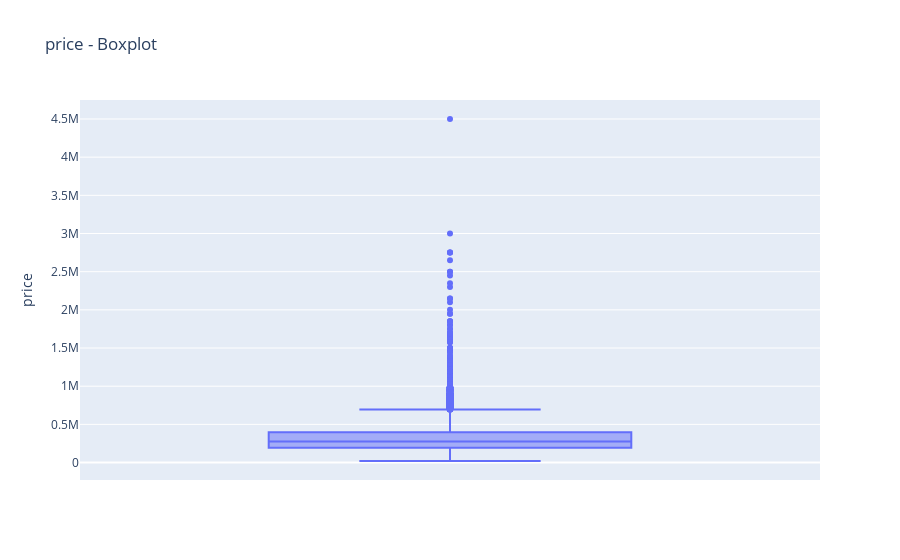
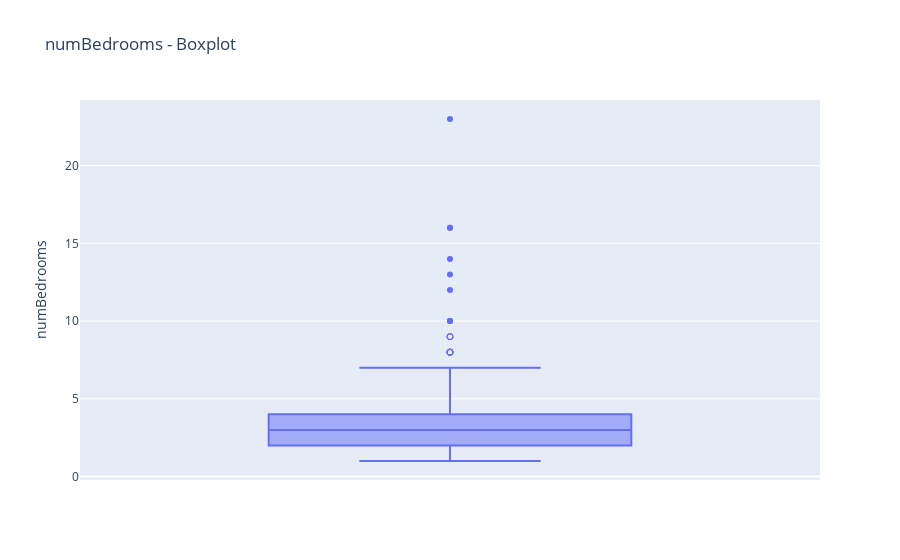
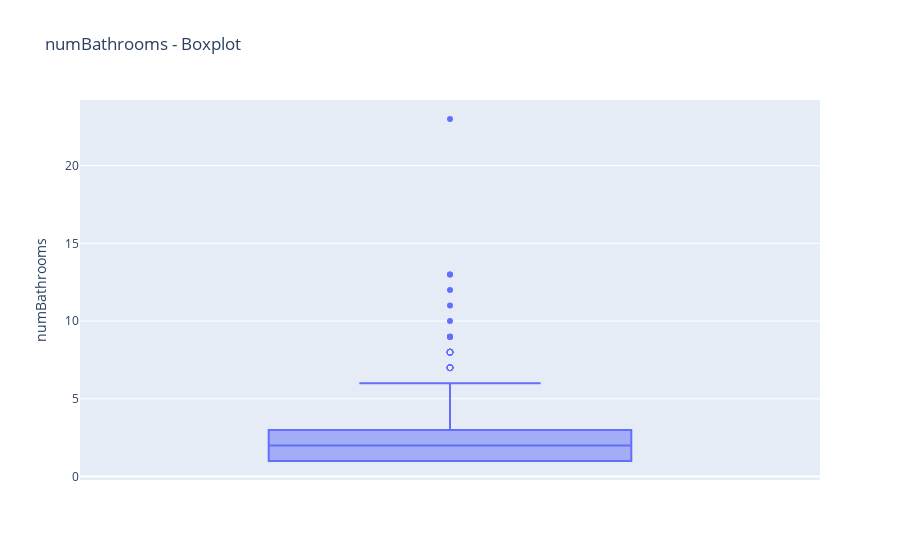
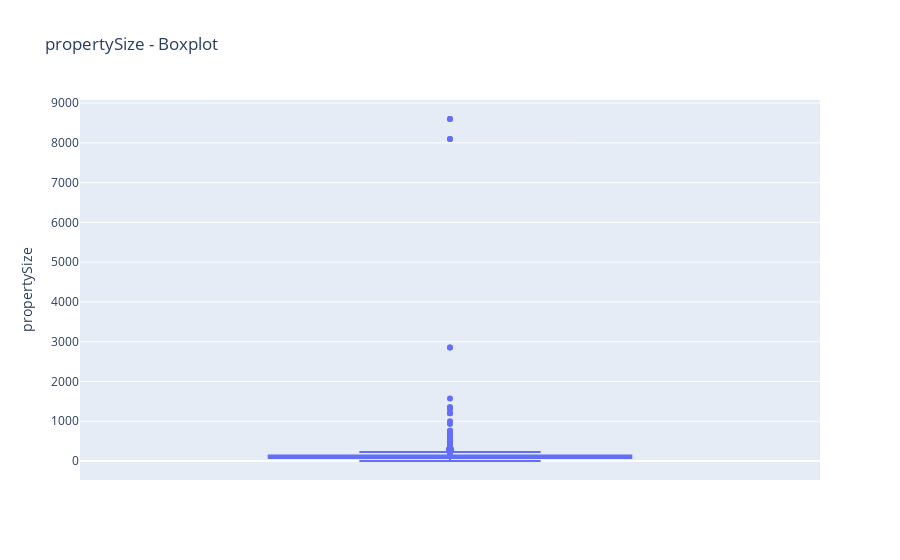

Write notebook code for charts like these, in order.
### Markdown cell above
#### 3.3 Identifying outliers

### Code cell
import plotly.express as px

# first define which columns would be useful to know about outliers
outlier_cols = ['price', 'numBedrooms', 'numBathrooms', 'propertySize', 'm_totalImages']

for col in outlier_cols:
    fig = px.box(df, y=col, points='suspectedoutliers', title=f"{col} - Boxplot")
    fig.show()

### Figure 1 — Plotly figure (JSON) as saved in the notebook; plotly's stock layout.template omitted (floating-point values rounded to 4 significant figures; data arrays with more than 128 entries replaced by an {"elided": "..."} marker saying what was removed)
{"data": [{"alignmentgroup": "True", "boxpoints": "suspectedoutliers", "hovertemplate": "price=%{y}<extra></extra>", "legendgroup": "", "marker": {"color": "#636efa"}, "name": "", "notched": false, "offsetgroup": "", "orientation": "v", "showlegend": false, "type": "box", "x0": " ", "xaxis": "x", "y": {"elided": "3967 int values"}, "y0": " ", "yaxis": "y"}], "layout": {"boxmode": "group", "legend": {"tracegroupgap": 0}, "title": {"text": "price - Boxplot"}, "xaxis": {"anchor": "y", "domain": [0, 1]}, "yaxis": {"anchor": "x", "domain": [0, 1], "title": {"text": "price"}}}}

### Figure 2 — Plotly figure (JSON) as saved in the notebook; plotly's stock layout.template omitted (floating-point values rounded to 4 significant figures; data arrays with more than 128 entries replaced by an {"elided": "..."} marker saying what was removed)
{"data": [{"alignmentgroup": "True", "boxpoints": "suspectedoutliers", "hovertemplate": "numBedrooms=%{y}<extra></extra>", "legendgroup": "", "marker": {"color": "#636efa"}, "name": "", "notched": false, "offsetgroup": "", "orientation": "v", "showlegend": false, "type": "box", "x0": " ", "xaxis": "x", "y": {"elided": "3967 int values"}, "y0": " ", "yaxis": "y"}], "layout": {"boxmode": "group", "legend": {"tracegroupgap": 0}, "title": {"text": "numBedrooms - Boxplot"}, "xaxis": {"anchor": "y", "domain": [0, 1]}, "yaxis": {"anchor": "x", "domain": [0, 1], "title": {"text": "numBedrooms"}}}}

### Figure 3 — Plotly figure (JSON) as saved in the notebook; plotly's stock layout.template omitted (floating-point values rounded to 4 significant figures; data arrays with more than 128 entries replaced by an {"elided": "..."} marker saying what was removed)
{"data": [{"alignmentgroup": "True", "boxpoints": "suspectedoutliers", "hovertemplate": "numBathrooms=%{y}<extra></extra>", "legendgroup": "", "marker": {"color": "#636efa"}, "name": "", "notched": false, "offsetgroup": "", "orientation": "v", "showlegend": false, "type": "box", "x0": " ", "xaxis": "x", "y": {"elided": "3967 int values"}, "y0": " ", "yaxis": "y"}], "layout": {"boxmode": "group", "legend": {"tracegroupgap": 0}, "title": {"text": "numBathrooms - Boxplot"}, "xaxis": {"anchor": "y", "domain": [0, 1]}, "yaxis": {"anchor": "x", "domain": [0, 1], "title": {"text": "numBathrooms"}}}}

### Figure 4 — Plotly figure (JSON) as saved in the notebook; plotly's stock layout.template omitted (floating-point values rounded to 4 significant figures; data arrays with more than 128 entries replaced by an {"elided": "..."} marker saying what was removed)
{"data": [{"alignmentgroup": "True", "boxpoints": "suspectedoutliers", "hovertemplate": "propertySize=%{y}<extra></extra>", "legendgroup": "", "marker": {"color": "#636efa"}, "name": "", "notched": false, "offsetgroup": "", "orientation": "v", "showlegend": false, "type": "box", "x0": " ", "xaxis": "x", "y": {"elided": "3967 float values"}, "y0": " ", "yaxis": "y"}], "layout": {"boxmode": "group", "legend": {"tracegroupgap": 0}, "title": {"text": "propertySize - Boxplot"}, "xaxis": {"anchor": "y", "domain": [0, 1]}, "yaxis": {"anchor": "x", "domain": [0, 1], "title": {"text": "propertySize"}}}}
